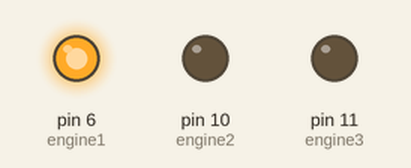
Simulated run of this sketch. Board: Arduino Uno, built with avr-gcc and run on an emulated ATmega328P. Shown: output pins drawn as LEDs (lit = HIGH).

Above: at 0.05 s.
At 1.45 s:
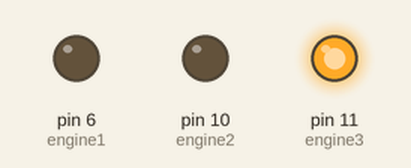
At 2.85 s:
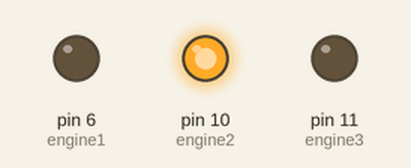
Timing chart, 0 to 3.1 s (numbered marks = the images above):
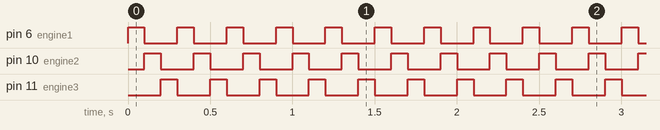

The sketch:

vibrate-single.ino
```cpp
const int engine1 = 6;
const int engine2 = 10;
const int engine3 = 11;

void setup() {
  pinMode(engine1, OUTPUT);
  pinMode(engine2, OUTPUT);
  pinMode(engine3, OUTPUT);
}

void vibrate(int engine, int strength, int ms) {
  analogWrite(engine, strength);
  delay(ms);
}

void vibrateSingle(int engine, int strength, int ms) {
  analogWrite(engine1, 0);
  analogWrite(engine2, 0);
  analogWrite(engine3, 0);

  vibrate(engine, strength, ms);
}

void loop() {
  const int frequency = 100;

  vibrateSingle(engine1, 255, frequency);
  vibrateSingle(engine2, 255, frequency);
  vibrateSingle(engine3, 255, frequency);
}
```

Measured:
- by itself, pin 6 (engine1), pin 10 (engine2), pin 11 (engine3): alternates HIGH for 0.10 s and LOW for 0.20 s
